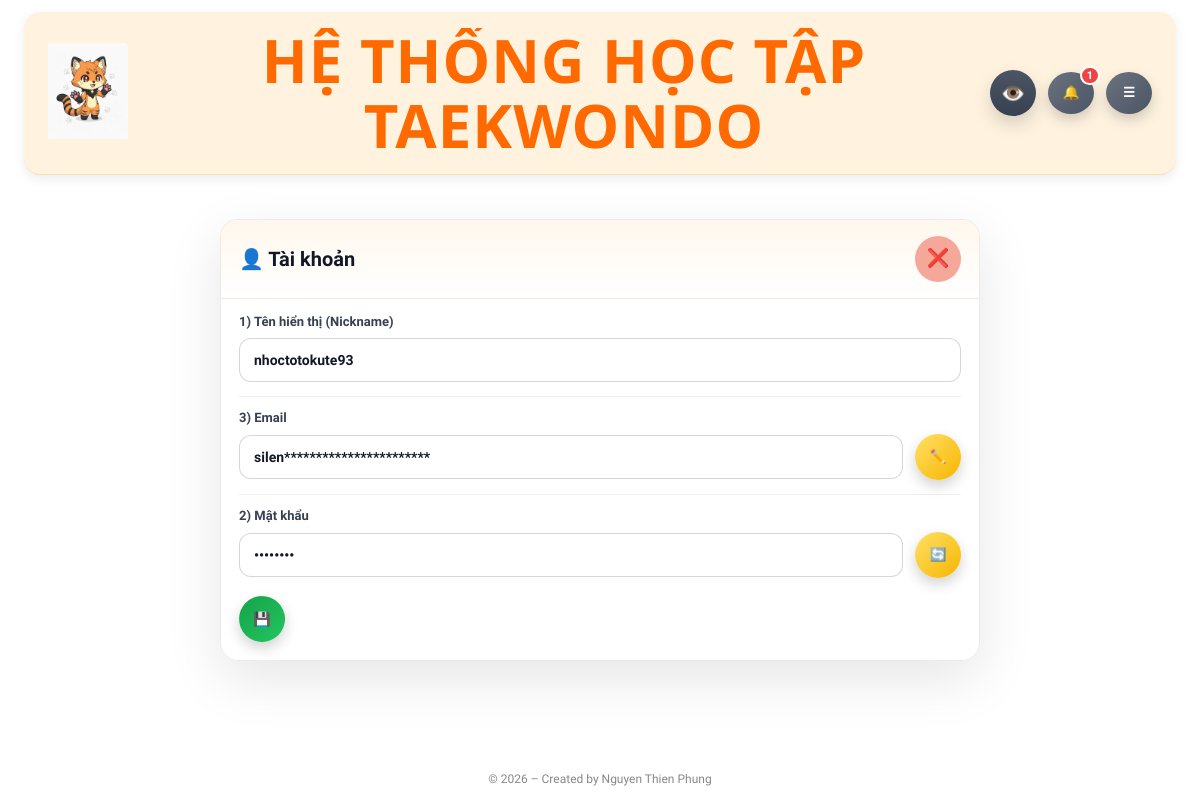
Page /account (signed in) on the committed database.
### Hệ thống ôn tập Taekwondo-DB.py (models this page shows)
class User(db.Model, UserMixin):
    id = db.Column(db.Integer, primary_key=True)
    username = db.Column(db.String(80), unique=True, nullable=False)
    pw_hash = db.Column(db.String(255), nullable=False)
    role = db.Column(db.String(20), default="user")
    is_deleted = db.Column(db.Boolean, default=False)
    email = db.Column(db.String(120))
    nickname = db.Column(db.String(120))
    must_change_password = db.Column(db.Boolean, default=False)
    pref_num_questions = db.Column(db.Integer)
    pref_time_per_q = db.Column(db.Integer)
    last_score = db.Column(db.Integer)
    last_total = db.Column(db.Integer)
    member = db.Column(db.String(20), default="Free")
    play_count = db.Column(db.Integer, default=0)
    created_at = db.Column(SafeDateTime, default=lambda: now_utc().isoformat())
    trial_start = db.Column(SafeDateTime, nullable=True)
    trial_end = db.Column(SafeDateTime, nullable=True)
    status = db.Column(db.String(20), default="pending")
    email_verified = db.Column(db.Boolean, default=False)
    email_verified_at = db.Column(SafeDateTime, nullable=True)
    activation_token = db.Column(db.String(255), nullable=True)
    activation_sent_at = db.Column(SafeDateTime, nullable=True)
    pending_member = db.Column(db.Text, nullable=True)
    pending_member_name = db.Column(db.Text, nullable=True)
    pending_plan_code = db.Column(db.Text, nullable=True)
    pending_months = db.Column(db.Integer, nullable=True)
    pending_amount = db.Column(db.Integer, nullable=True)
    pending_discount = db.Column(db.Integer, nullable=True)
    pending_final_total = db.Column(db.Integer, nullable=True)
    pending_duration_label = db.Column(db.Text, nullable=True)
    pending_memo = db.Column(db.Text, nullable=True)
    pending_at = db.Column(db.Text, nullable=True)
    pending_approve_token = db.Column(db.Text, nullable=True)

### Hệ thống ôn tập Taekwondo-DB.py (the view, shortened to what this page needs)
@app.route("/account", methods=["GET", "POST"])
@login_required
def account():
    return render_template("account.html", force_pw=current_user.must_change_password)

### Hệ thống ôn tập Taekwondo-DB.py (called while the page is built, shortened)
def now_vn():
    return datetime.now(VN_TZ)

def mask_email(value, keep: int = 5):
    if not value:
        return ""
    s = str(value).strip()
    if len(s) <= keep:
        return s
    return s[:keep] + ("*" * (len(s) - keep))

@app.before_request
def force_change_password():
    if not current_user.is_authenticated:
        return
    allowed = [
        "account",
        "account_change_password",
        "logout",
        "static"
    ]
    if current_user.must_change_password:
        if request.endpoint not in allowed:
            return redirect(url_for("account"))

@app.context_processor
def inject_year():
    return {"current_year": datetime.now().year}

@app.context_processor
def inject_header_notifications():
    items = []
    unread_count = 0
    try:
        if current_user.is_authenticated:
            cleanup_old_notifications(30)
            if current_user.role == "admin":
                all_admin_items = (
                    Notification.query
                    .filter_by(role="admin")
                    .order_by(Notification.created_at.desc(), Notification.id.desc())
                    .all()
                )
                sorted_items = sorted(all_admin_items, key=admin_notification_priority)
                items = sorted_items[:10]
                unread_count = sum(1 for x in all_admin_items if not x.is_read)
    except Exception as e:
        print("[inject_header_notifications] ERROR:", e)
    return dict(
        header_notifications=items,
        header_notification_unread=unread_count
    )

@app.context_processor
def inject_member_plan_cards():
    try:
        if current_user.is_authenticated:
            return {
                "member_plan_cards": build_member_plan_cards_for_user(current_user),
                "payment_bank_setting": get_active_bank_setting(),
            }
    except Exception as e:
        print("[inject_member_plan_cards] ERROR:", e)
    return {
        "member_plan_cards": [],
        "payment_bank_setting": get_active_bank_setting(),
    }

def cleanup_old_notifications(days=30):
    cutoff = now_vn() - timedelta(days=days)
    try:
        old_items = Notification.query.filter(Notification.created_at < cutoff).all()
        if old_items:
            for n in old_items:
                db.session.delete(n)
            db.session.commit()
    except Exception as e:
        db.session.rollback()
        print("[cleanup_old_notifications] ERROR:", e)

### templates/account.html (shortened to what this page needs)
{% extends "base.html" %}
{% block page_css %}
  <link rel="stylesheet" href="{{ url_for('static', filename='css/account.css', v=APP_VERSION) }}">
{% endblock %}
{% block content %}
<div class="account-page">
  <div class="account-card">
    <div class="account-header">
      <h2 class="account-title">👤 Tài khoản</h2>
      <a class="ui-close" href="{{ url_for('sets') }}" aria-label="Quay lại" title="Thoát">❌</a>
    </div>
    <form method="POST" action="{{ url_for('account') }}" class="account-form">
      <div class="account-field">
        <label class="ui-label" for="nickname">1) Tên hiển thị (Nickname)</label>
        <div class="ui-input-wrap">
          <input class="ui-input"
                 id="nickname"
                 type="text"
                 name="nickname"
                 value="{{ current_user.nickname or current_user.username }}"
                 placeholder="Nhập tên hiển thị...">
        </div>
      </div>
      <div class="account-divider"></div>
      <div class="account-field">
        <label class="ui-label">3) Email</label>
        <div class="account-row">
          <div class="ui-input-wrap">
            <input class="ui-input" type="text" value="{{ current_user.email|mask_email }}" disabled>
          </div>
          <button type="button"
                  class="ui-icon-btn ui-icon-btn--warn"
                  id="btnOpenEmail"
                  aria-label="Đổi email"
                  title="Đổi email">✏️</button>
        </div>
      </div>
      <div class="account-divider"></div>
      <div class="account-field">
        <label class="ui-label">2) Mật khẩu</label>
        <div class="account-row">
          <div class="ui-input-wrap">
            <input class="ui-input" type="password" value="********" disabled>
          </div>
          <button type="button"
                  class="ui-icon-btn ui-icon-btn--warn"
                  id="btnOpenPw"
                  aria-label="Đổi mật khẩu"
                  title="Đổi mật khẩu">🔄</button>
        </div>
      </div>
      <div class="account-actions">
        <button class="ui-btn ui-btn--success" type="submit" title="Lưu">💾</button>
      </div>
    </form>
  </div>
</div>
{% endblock %}

### static/css/base.css (style rules this page uses)
* { box-sizing: border-box; font-family: Arial, Helvetica, sans-serif; }
html, body { margin:0; padding:0; height:100%; overflow:auto; }
body { min-height: 100vh; font-family: "Segoe UI", sans-serif; color: #222; background: none; }
a { text-decoration: none; color: #2563eb; }
:root { --font-main: "Be Vietnam Pro", system-ui, -apple-system, "Segoe UI", Roboto, "Helvetica Neue", Arial, "Noto Sans", "Liberation Sans", sans-serif; }
html, body { font-family: var(--font-main) !important; text-rendering: geometricPrecision; -webkit-font-smoothing: antialiased; -moz-osx-font-smoothing: grayscale; }
*, *::before, *::after { font-family: inherit; }
button, input, select, textarea { font-family: inherit !important; }
h1, h2, h3, h4, h5, h6 { font-family: inherit !important; }
small, label, a, p, span, li { font-family: inherit !important; }

### static/css/layout.css (style rules this page uses)
.ui-icon-btn { display: inline-flex; align-items: center; justify-content: center; min-width: 46px; height: 46px; padding: 0; }
.header-noti-btn, .header-menu-btn, .ui-icon-btn { line-height: 1; vertical-align: middle; }
.ui-icon-btn { display: inline-flex; align-items: center; justify-content: center; width: 46px; height: 46px; min-width: 46px; border-radius: 999px; padding: 0; }

### static/css/login.css (style rules this page uses)
.ui-btn { display:inline-flex; align-items:center; justify-content:center; gap: 8px; padding: 10px 12px; border-radius: 12px; font-weight: 700; border: 1px solid rgba(0,0,0,0.10); text-decoration:none; cursor:pointer; }

### static/css/ui.css (style rules this page uses)
:root { --ui-radius-pill: 999px; --ui-radius-12: 12px; --ui-radius-14: 14px; --ui-radius-18: 18px; --ui-blue-1:#2563eb; --ui-blue-2:#3b82f6; --ui-green-1:#16a34a; --ui-green-2:#22c55e; --ui-red-1:#ef4444; --ui-red-2:#dc2626; --ui-gray-1:#6b7280; --ui-gray-2:#4b5563; --ui-yellow-1:#ffe066; --ui-yellow-2:#f7b500; --ui-pink-1:#fda4af; --ui-pink-2:#fb7185; --ui-shadow-main: 0 6px 14px rgba(0,0,0,.18); --ui-shadow-soft: 0 14px 30px rgba(0,0,0,.10); --ui-focus-ring: 0 0 0 4px rgba(37,99,235,.14); }
.ui-btn { appearance:none; border: 1px solid transparent; cursor:pointer; display:inline-flex; align-items:center; justify-content:center; gap:8px; height: 46px; width:46px; padding: 0 18px; border-radius: var(--ui-radius-pill); font-size:14px; font-weight:900; line-height:1; color:#fff; background:linear-gradient(135deg,var(--ui-blue-1),var(--ui-blue-2)); box-shadow: var(--ui-shadow-main); transition: transform .16s ease, filter .16s ease, box-shadow .16s ease; text-decoration: none; user-select: none; box-sizing: border-box; }
.ui-btn--success { background:linear-gradient(135deg,var(--ui-green-1),var(--ui-green-2)); }
.ui-icon-btn { width:42px; height:42px; border-radius:50%; border:none; cursor:pointer; display:flex; align-items:center; justify-content:center; font-weight:900; color:#fff; box-shadow:var(--ui-shadow-main); transition:transform .18s ease, filter .18s ease; }
.ui-icon-btn--warn { background:linear-gradient(135deg,var(--ui-yellow-1),var(--ui-yellow-2)); color:#5a3a00; }
.ui-close { width:46px; height:46px; border-radius:50%; border:none; cursor:pointer; display:flex; align-items:center; justify-content:center; background:#F5A89A; color:#ef4444; font-size:18px; font-weight:900; transition:transform .18s ease, background .18s ease, color .18s ease; }
.ui-label { display: inline-block; font-weight: 900; font-size: 13px; color: #374151; }
.ui-input-wrap { position: relative; width: 100%; }
.ui-input { width: 100%; height: 44px; padding: 0 14px; border-radius: 12px; border: 1px solid rgba(0,0,0,0.16); background: rgba(255,255,255,0.95); color: #111827; font-size: 14px; font-weight: 700; box-sizing: border-box; }
.ui-input::placeholder { color: rgba(17,24,39,0.45); font-weight: 600; }

### static/css/result.css (style rules this page uses)
:root { --rs-text: #111827; --rs-muted:#6b7280; --rs-red:#e53935; --rs-orange:#ea580c; --rs-border:#e5e7eb; --rs-card:#ffffff; --rs-soft-blue:#f7fbff; --rs-soft-blue-bd:#e3eef8; --rs-shadow: 0 20px 50px rgba(0,0,0,.18); }

### static/css/mobile.css (style rules this page uses)
:root { --m-gap: 12px; --m-gap-sm: 10px; --m-radius: 14px; --m-radius-lg: 18px; --m-font-xs: 12px; --m-font-sm: 13px; --m-font-md: 14px; --m-font-lg: 16px; --m-font-xl: 18px; --m-font-2xl: 22px; --m-header-h: 74px; --m-btn-h: 44px; --m-input-h: 44px; }
html { -webkit-text-size-adjust: 100%; }

### rows in the picture
User: nickname "nhoctotokute93", email|mask_email "silen***********************"

### other values in the picture
{{ header_notification_unread }} "1"
